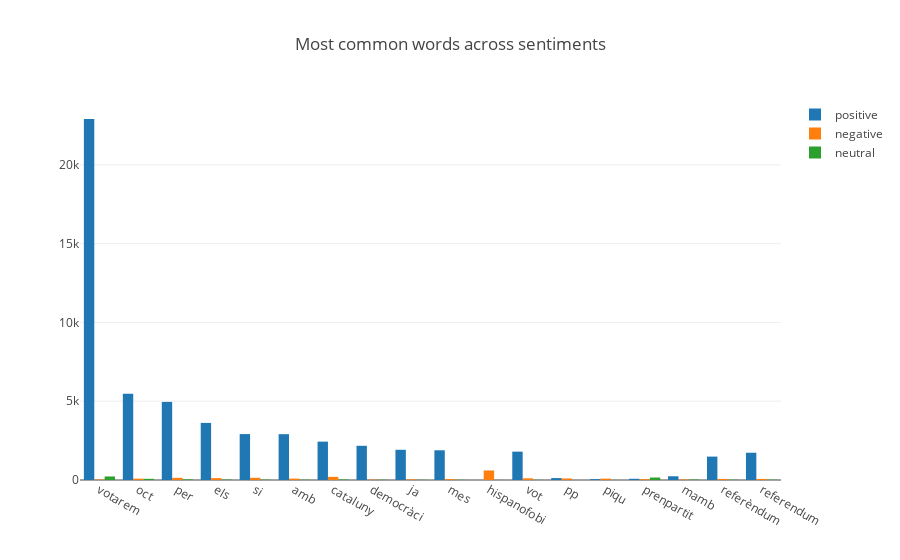

The notebook cell this image was saved under:
### Code cell
if plot_all :

    grouped = bow.groupby(["label"]).sum()
    words_to_visualize = []
    sentiments = ['positive','negative','neutral']
    #get the most 7 common words for every sentiment
    for sentiment in sentiments:
        words = grouped.loc[sentiment,:]
        words.sort_values(inplace=True,ascending=False)
        for w in words.index[:10]:
            if w not in words_to_visualize:
                words_to_visualize.append(w)
                
                
    #visualize it
    plot_data = []
    for sentiment in sentiments:
        plot_data.append(graph_objs.Bar(
                x = [w.split("_")[0] for w in words_to_visualize],
                y = [grouped.loc[sentiment,w] for w in words_to_visualize],
                name = sentiment
        ))
        
    plotly.offline.iplot({
            "data":plot_data,
            "layout":graph_objs.Layout(title="Most common words across sentiments")
        })

### Figure 1 — Plotly figure (JSON) as saved in the notebook; plotly's stock layout.template omitted (floating-point values rounded to 4 significant figures)
{"data": [{"name": "positive", "type": "bar", "x": ["votarem", "oct", "per", "els", "si", "amb", "cataluny", "democràci", "ja", "mes", "hispanofobi", "vot", "pp", "piqu", "prenpartit", "mamb", "referèndum", "referendum"], "y": [22908, 5480, 4956, 3622, 2914, 2908, 2435, 2170, 1917, 1886, 2, 1799, 123, 53, 77, 238, 1485, 1730]}, {"name": "negative", "type": "bar", "x": ["votarem", "oct", "per", "els", "si", "amb", "cataluny", "democràci", "ja", "mes", "hispanofobi", "vot", "pp", "piqu", "prenpartit", "mamb", "referèndum", "referendum"], "y": [30, 85, 136, 119, 138, 88, 198, 25, 38, 57, 604, 106, 98, 87, 51, 29, 66, 68]}, {"name": "neutral", "type": "bar", "x": ["votarem", "oct", "per", "els", "si", "amb", "cataluny", "democràci", "ja", "mes", "hispanofobi", "vot", "pp", "piqu", "prenpartit", "mamb", "referèndum", "referendum"], "y": [224, 74, 38, 25, 21, 17, 32, 15, 9, 11, 6, 9, 1, 4, 156, 27, 19, 19]}], "layout": {"title": "Most common words across sentiments"}}
